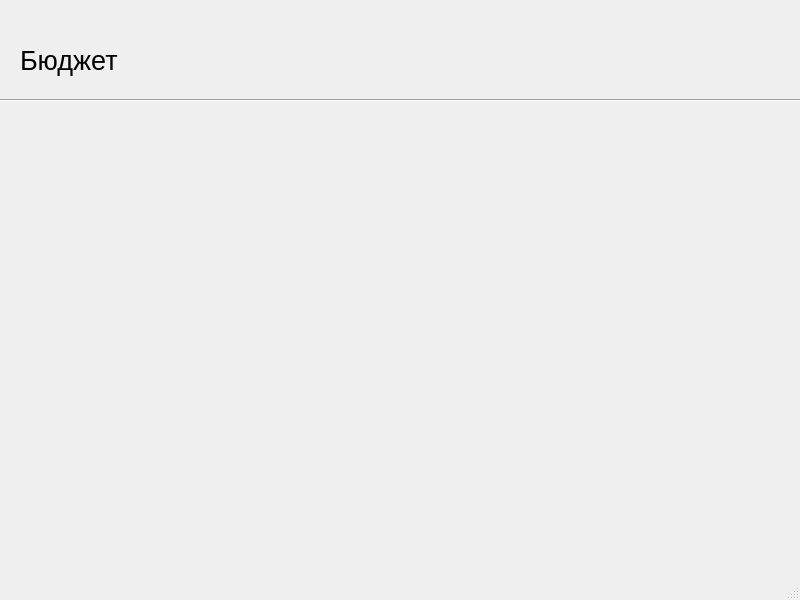
<?xml version="1.0" encoding="UTF-8"?>
<ui version="4.0">
 <class>Budget</class>
 <widget class="QMainWindow" name="Budget">
  <property name="windowModality">
   <enum>Qt::NonModal</enum>
  </property>
  <property name="geometry">
   <rect>
    <x>0</x>
    <y>0</y>
    <width>800</width>
    <height>600</height>
   </rect>
  </property>
  <property name="windowTitle">
   <string>Бюджет</string>
  </property>
  <widget class="QWidget" name="centralwidget">
   <widget class="Line" name="line">
    <property name="geometry">
     <rect>
      <x>-3</x>
      <y>90</y>
      <width>1311</width>
      <height>20</height>
     </rect>
    </property>
    <property name="orientation">
     <enum>Qt::Horizontal</enum>
    </property>
   </widget>
   <widget class="QLabel" name="label">
    <property name="geometry">
     <rect>
      <x>20</x>
      <y>30</y>
      <width>271</width>
      <height>61</height>
     </rect>
    </property>
    <property name="font">
     <font>
      <pointsize>20</pointsize>
     </font>
    </property>
    <property name="text">
     <string>Бюджет</string>
    </property>
   </widget>
  </widget>
  <widget class="QMenuBar" name="menubar">
   <property name="geometry">
    <rect>
     <x>0</x>
     <y>0</y>
     <width>800</width>
     <height>26</height>
    </rect>
   </property>
  </widget>
  <widget class="QStatusBar" name="statusbar"/>
 </widget>
 <resources/>
 <connections/>
</ui>
